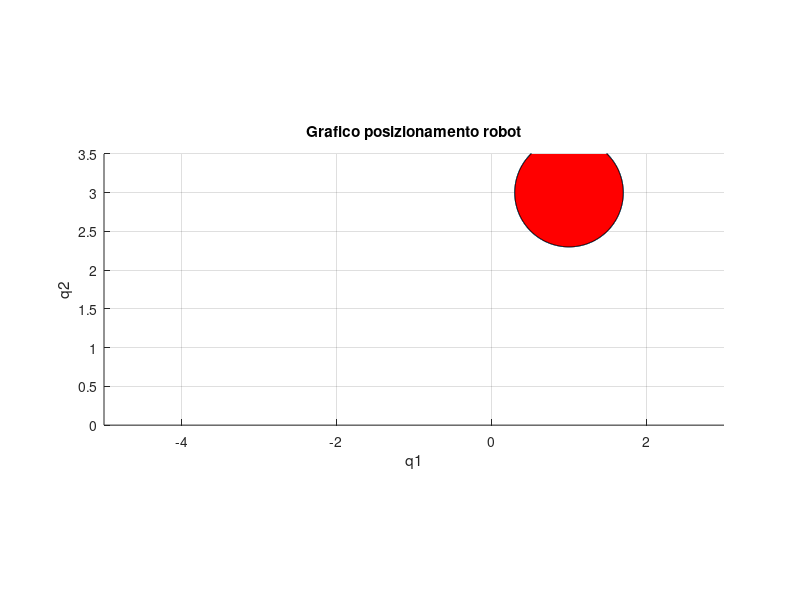

Reproduce this figure in MATLAB. (Note: this script raises an error after producing the figure.)
% TESI MANIPOLATORE PLANARE A DUE BRACCI

close all
clear
clc

% Parametri robot: params = (m1 a1 l1 I1 m2 a2 l2 I2)
params = [1, 1, 0.5, 1, 1, 1, 0.5, 1];

% Punto di partenza:
qA = [0;0];
hold on
%scatter(qA(1),qA(2),500,'.')
%   pause(1)

% Condizioni inziali robot simulato:
q = [qA(1); qA(2)];                        
dq  = [0; 0];
ddq = [0; 0];

% Condizioni inziali robot fisico:
q_f = [qA(1); qA(2)];
dq_f  = [0; 0];
ddq_f = [0; 0];

% Frequenza del controllo:
dt = 0.01;                          %controllo a 100 Hz

% Guadagni regolatore:
kp = 20;                            %guadagno regolatore parte proporzionale
kd = 2*sqrt(kp);                    %guadagno regolatore parte derivativa

% Variabili utili per il codice:
nmax = 1500;                        %numero max cicli (robot)
npos = 1000;                        %numero max posizionamenti
c = zeros;                          %output boundary
q_o = [qA(1); qA(2)];               %variabile che memorizza la posizione
num_p = 0;                          %numero punti in più per allargare zona sicura

% Definizione ostacolo (cerchio):
r = 0.7;                            %raggio
c_o = [1 3];                        %centro
n_o = 1000;                         %precisione disegno
t = linspace(0,2*pi,n_o);
x_o = c_o(1) + r*sin(t);
y_o = c_o(2) + r*cos(t);

% Plot ostacolo:
line(x_o,y_o)                              
fill(x_o,y_o,'r')
hold on
axis([-5 3 0 3.5])
axis equal
grid on
title('Grafico posizionamento robot')
xlabel('q1')
ylabel('q2')

% Lista punti che si vogliono raggiungere:
punti = [-2 1;-3 3;-1 3.5;-2 4;-1 2.5;0 3.75;2 3];

% Plotto prima traiettoria:
%hold on
%plot([qA(1), punti(1, 1)],[qA(2), punti(1, 2)],'r--');

% Ciclo:
for pos = 1:npos
    % variabile di passaggio ostacolo
    z = 0;                                     
    % Inizializzo punto partenda entrambi robot
    qA = q_o;
    q = qA;
    q_f = qA;
    
    % Condizione per non eccedere dimensione vettore punti
    if pos > length(punti)
        break
    end

    % Inizializzo punto arrivo entrambi robot
    qB = punti(pos,:)';
    
    % Robot simulato:
    e = qB - qA;                    %errore                                        
    de = -dq;                       %derivata errore
    run_loop = 1;                   %condizione ciclo
    i = 0;                          %indice cicli
    ni = 1;                         %plot posizionamenti intermedi

    while run_loop && i < nmax
        i = i+1;

        % Dinamica diretta:
        %ingresso di controllo:
        tau = kp.*e + kd.*de;       
        %vettore contenente [B,C,g]:
        [B, C, g] = get_dynamics(q,dq,params);                           
        n = C*dq + g;
        %vettore coppia di controllo:
        torque_control = computed_torque_control(dq,tau,B, C, g);       

        % Step di integrazione:
        ddq = pinv(B)*(torque_control-n);
        dq  = dq + ddq*dt;
        q   = q + dq*dt;
    
        % Aggiornamento errore:
        e = qB - q;
        de = -dq;

        % Condizione sulla presenza dell'ostacolo:
        dist = dist2points(q,c_o);
        if dist > r && z == 0
            q_o = q;
        else
            z = 1;
        end
        
%         % Plot traiettoria:
%         if pos >= 2
%             hold on
%             plot([punti(pos-1,1), qB(1)],[punti(pos-1, 2), qB(2)],'r--');
%         end
% 
%         % Plot posizionamenti intermedi robot simulato:
%         if i == ni * 20
%             hold on
%             scatter(q_o(1),q_o(2),100,'.','black')
%             %pause(1)
%             ni = ni + 1;
%         end

        % Condizioni fine ciclo:
        if norm(e) < 0.01 && norm(de) < 0.001
            run_loop = 0;
        end
    end

    % Plot posizionamento robot simulato:
    hold on
    scatter(q_o(1),q_o(2),500,'.')
    pause(1)
               
    if z == 1
        % Incremento punti per zona sicura:
        k = 0.1;
        Ip(1,1:2) = [q_o(1)+0.001, q_o(2) + k];
        Ip(2,1:2) = [q_o(1) + k, q_o(2)+0.001];
        Ip(3,1:2) = [q_o(1)+0.001, q_o(2) - k];
        Ip(4,1:2) = [q_o(1) - k, q_o(2)+0.001];
        for iii = 1:4
            dist = dist2points(Ip(iii,:),c_o);
            if dist > r
                num_p = num_p+1;
                Mm_p(num_p,1:2) = Ip(iii,:);
            end
        end
        
        % Algoritmo aggiramento ostacolo:
        pB = punti(7,:)';               
        vett = [pB(1)-q_o(1); qB(2) - q_o(2)];
        vettn = [-vett(2); vett(1)];
        u_vettn = vettn/norm(vettn);
        a = 0.1;
        q_o1 = q_o + a*u_vettn;
        dist = sqrt((q_o1(1) - c_o(1))^2 + (q_o1(2) - c_o(2))^2);
        if dist < r
           q_o1 = q_o - a*u_vettn;
        end
        punti(pos+1,:) = q_o1';
        punti(pos+2,:) = pB';
    end

    % Memorizzo posizionamenti:
    Mm(pos,1:2) = q_o;
    if num_p ~= 0
        for ind = pos+1:pos+num_p
            Mm(ind,1:2) = Mm_p(ind-pos,:);
        end
    end
    x = [-2; -1; 0.544; 0.645; 0.762; 0.893; 1.049; 1.249; 2; 2.5; -2; -3];
    y = [1;2.5; 3.545; 3.609; 3.659; 3.695; 3.703; 3.660; 3; 4.5;4;3];

    if pos>= 3

        % Creazione poligonale:
        c = [1,12,11,10,9,8,7,6,5,4,3,2,1];
        
        % Definizione parametri barriere:
        cl = length(c);
        for nn1 = 1:cl-1
            
            % Pedici punto 1 e 2:
            p1 = c(nn1);                                                        
            p2 = c(nn1+1);                                                   
            
            % Costruzione matrice h:
            h(nn1,1) = (y(p2) - y(p1))/(x(p2) - x(p1));                         %coeff angolare 1
            h(nn1,2) = -1;                                                      %coeff angolare 2
            h(nn1,3) = y(p1) - (y(p2) - y(p1))/(x(p2) - x(p1))*x(p1);           %intercetta asse y

        end

        % Robot fisico:
        if z==1
            qB = q_o;
        end
        e = qB - q_f;                                        
        de = -dq_f;
        run_loop = 1;                                       %condizione cicli
        i = 0;                                              %indice cicli

        while run_loop && i < nmax
            i = i+1;

            % Dinamica diretta
            tau = kp.*e + kd.*de;                                            %ingresso di controllo
            [B, C, g] = get_dynamics(q_f,dq_f,params);                           %vettore contenente [B,C,g]
            n = C*dq_f + g;
            torque_control = computed_torque_control(dq_f,tau,B, C, g);        %vettore coppia di controllo
                
            % Control Barrier Function:
            %definizione componenti per il quadprog:
            invB = pinv(B);
            H = 2*eye(2);
            f = - 2 * computed_torque_control(dq_f,tau,B, C, g)';
            A = zeros(cl-1,2);
            b = zeros(cl-1,1);
            %parametri dell'equazione di vincolo:
            alpha1 = 1;      %prova con 0.1, 1, 10
            alpha2 = 1;
            gamma1 = alpha2;
            %ciclo per costruire le n equazioni di vincolo:
            for ii = 1:cl-1
                mi = h(ii,1:2);
                bi = h(ii,3);
                A(ii,1:2) = - mi*invB;
                b(ii) = gamma1*(mi*dq_f) + alpha2*(mi*dq_f + alpha1*(mi*q_f + bi)) - mi*invB*n;
                if x(c(ii+1)) > x(c(ii))
                    A(ii,1:2) = - A(ii,1:2);
                    b(ii) = - b(ii);
                end
            end
            %nuovo ingresso di controllo:
            u = quadprog(H, f, A, b, ...
                [], [], [], [], [], optimoptions('quadprog','Display','off'));

            % Step di integrazione:
            ddq_f = pinv(B)*(u-n);
            dq_f  = dq_f + ddq_f*dt;
            q_f   = q_f + dq_f*dt;
    
            % Aggiornamento errore:
            e = qB - q_f;
            de = -dq_f;
        
            % Condizioni fine ciclo:
            if norm(e) < 0.01 && norm(de) < 0.001
                run_loop = 0;
            end
       end
       hold on
       plot(x(c),y(c))
       pause(1)
       scatter(q_f(1),q_f(2),100,'*')
       pause(1)
       hold off

     end
end
 hold on
% plot(x(c),y(c))
% scatter(q_f(1),q_f(2),'*')
% hold off

